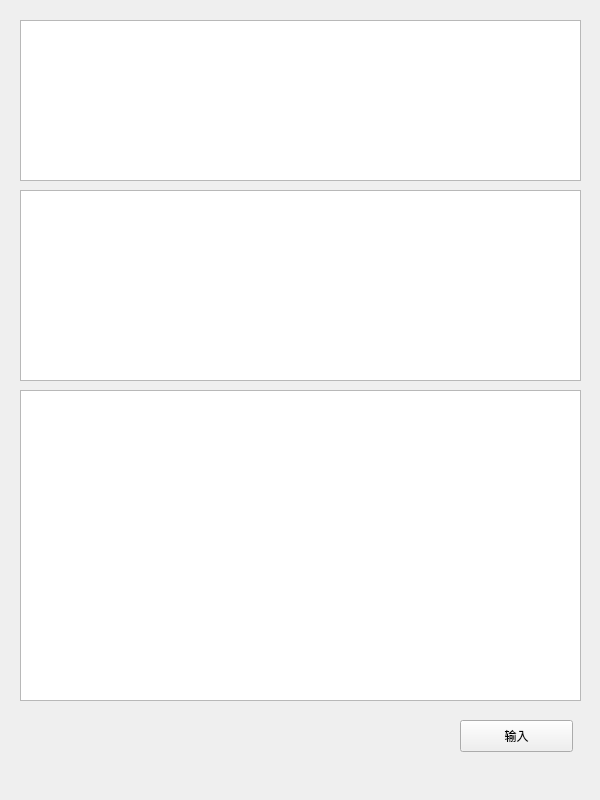
<?xml version="1.0" encoding="UTF-8"?>
<ui version="4.0">
 <class>UITest</class>
 <widget class="QWidget" name="UITest">
  <property name="geometry">
   <rect>
    <x>0</x>
    <y>0</y>
    <width>600</width>
    <height>800</height>
   </rect>
  </property>
  <property name="windowTitle">
   <string>Form</string>
  </property>
  <widget class="QTextEdit" name="te_input">
   <property name="geometry">
    <rect>
     <x>20</x>
     <y>20</y>
     <width>561</width>
     <height>161</height>
    </rect>
   </property>
  </widget>
  <widget class="QTextEdit" name="te_output">
   <property name="geometry">
    <rect>
     <x>20</x>
     <y>390</y>
     <width>561</width>
     <height>311</height>
    </rect>
   </property>
   <property name="readOnly">
    <bool>true</bool>
   </property>
  </widget>
  <widget class="QPushButton" name="pb_enter">
   <property name="geometry">
    <rect>
     <x>460</x>
     <y>720</y>
     <width>113</width>
     <height>32</height>
    </rect>
   </property>
   <property name="text">
    <string>输入</string>
   </property>
  </widget>
  <widget class="QTextEdit" name="te_backup">
   <property name="geometry">
    <rect>
     <x>20</x>
     <y>190</y>
     <width>561</width>
     <height>191</height>
    </rect>
   </property>
   <property name="readOnly">
    <bool>true</bool>
   </property>
  </widget>
 </widget>
 <resources/>
 <connections/>
</ui>
